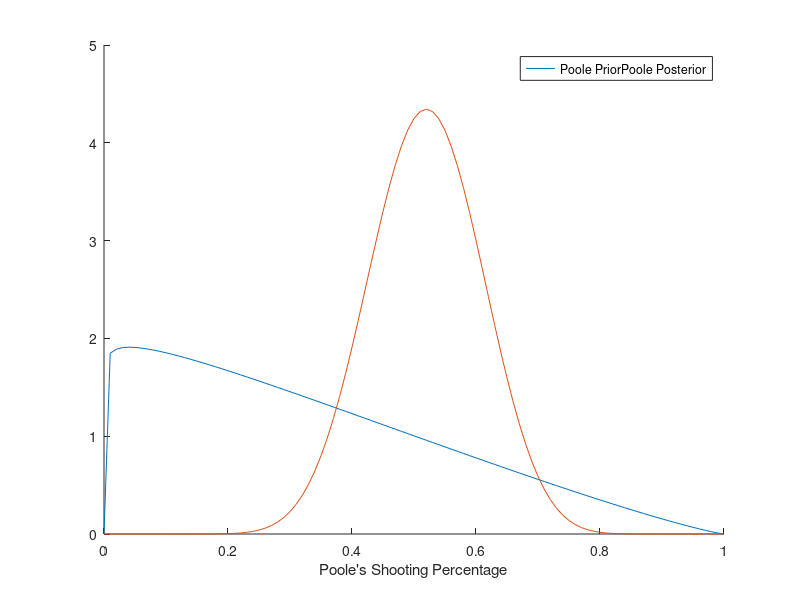

Write the MATLAB code that produced this figure.
x = 0:0.01:1;
y  = betapdf(x, 2.064, 3.487);
y1 = betapdf(x, 14.604, 19.487);
y2 = betapdf(x, 1.05, 2.18);
y3 = betapdf(x, 15.604 , 14.487);

%hold on
%plot(x,y)
%plot(x,y1)
%legend(["Curry Prior","Curry Posterior"]);
%xlabel("Curry's Shooting Percentage Prediction")
%hold off

hold on
plot(x,y2)
plot(x,y3)
legend(["Poole Prior","Poole Posterior"]);
xlabel("Poole's Shooting Percentage")
hold off